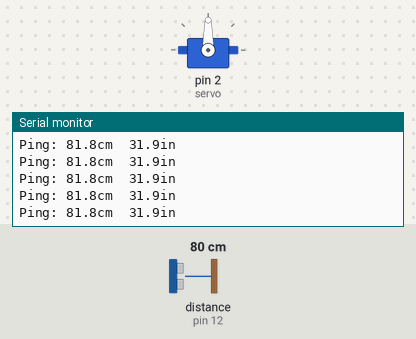
This sketch was run on a simulated Arduino Uno, built with avr-gcc and run on an emulated ATmega328P. Parts: servo, the last lines printed to the serial monitor. Inputs (shaded band) come from the test bench; at power-on: distance to the obstacle (sensor on pin 12) 80 cm. The echo pulse lasts 58.3 µs per cm.

Above: at 1.2 s.
1.3 s: distance to the obstacle (sensor on pin 12) set to 9 cm
At 1.35 s:
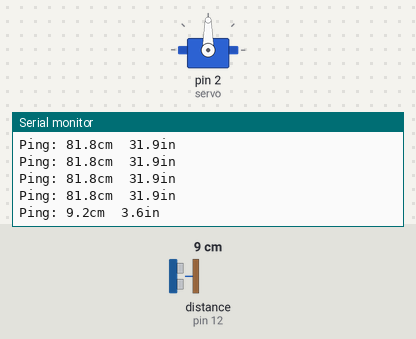
4.3 s: distance to the obstacle (sensor on pin 12) set to 35 cm
At 4.36 s:
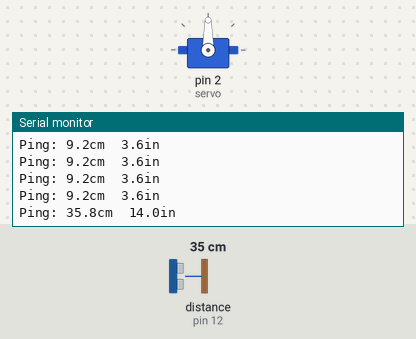
Timing chart, 0 to 7.3 s (numbered marks = the images above; inputs shaded):
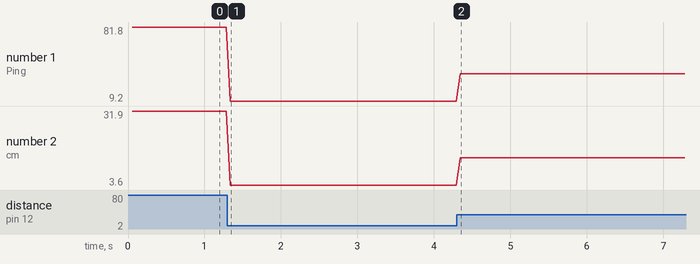

Measured:
- after the input at 1.3 s, the serial monitor: prints a new line at once (image 1)
- after the input at 4.3 s, the serial monitor: prints a new line after 0.05 s (image 2)
- plotted number 1: 81.8 → 9.2 after the input at 1.3 s, 9.2 → 35.8 after the input at 4.3 s
- plotted number 2: 31.9 → 3.6 after the input at 1.3 s, 3.6 → 14 after the input at 4.3 s

The sketch:

DistanceSensorNewPing_ino.ino
```cpp
// ---------------------------------------------------------------------------
// Example NewPing library sketch that does a ping about 20 times per second.
// ---------------------------------------------------------------------------

#include <NewPing.h>
#include <Servo.h>

#define TRIGGER_PIN  13  // Arduino pin tied to trigger pin on the ultrasonic sensor.
#define ECHO_PIN     12  // Arduino pin tied to echo pin on the ultrasonic sensor.
#define MAX_DISTANCE 100 // Maximum distance we want to ping for (in centimeters). Maximum sensor distance is rated at 400-500cm.

NewPing sonar(TRIGGER_PIN, ECHO_PIN, MAX_DISTANCE); // NewPing setup of pins and maximum distance.

Servo servo;  // create servo object to control a servo


void setup() {
  Serial.begin(9600); // Open serial monitor at 115200 baud to see ping results.
  servo.attach(2);    // does this interfere with the ping?
}

void loop() {
  delay(50);                      // Wait 50ms between pings (about 20 pings/sec). 29ms should be the shortest delay between pings.

  unsigned int uS = sonar.ping(); // Send ping, get ping time in microseconds (uS).

  float distance_in_cm = (float)uS / (float)US_ROUNDTRIP_CM; // Convert ping time to distance in cm and print result (0 = outside set distance range)
  float distance_in_in = (float)uS / (float)US_ROUNDTRIP_IN;

  Serial.print("Ping: ");
  Serial.print(distance_in_cm, 1);
  Serial.print("cm  ");

  Serial.print(distance_in_in, 1);
  Serial.println("in");

}
```
